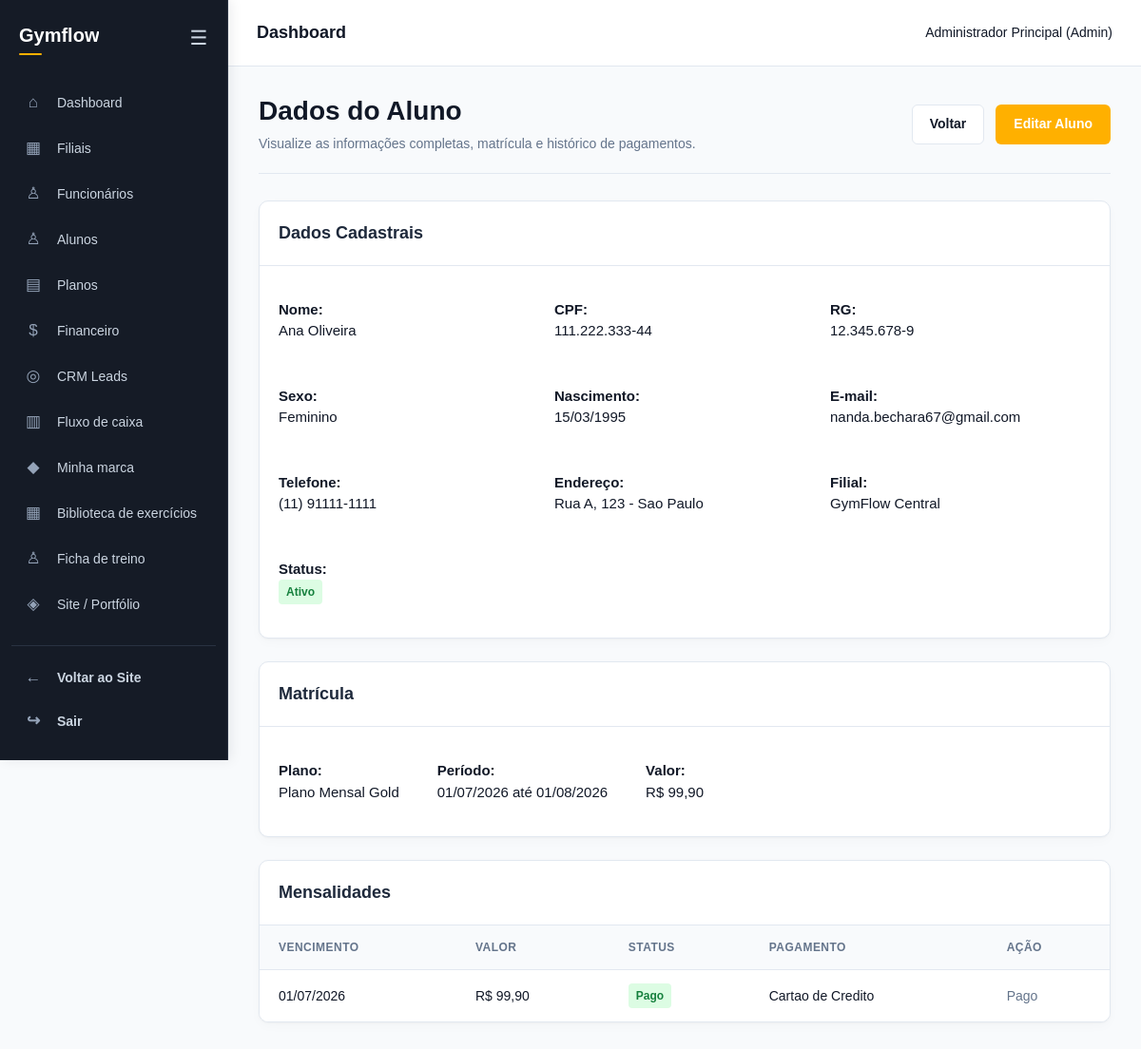
Screenshot of /app/controllers/AlunoController.php?acao=visualizar&id=1 (signed in) with the database file from the repository.
### tables this page shows
CREATE TABLE alunos (
    id INT AUTO_INCREMENT PRIMARY KEY,
    filial_id INT NOT NULL,
    professor_id INT DEFAULT NULL,
    nome VARCHAR(100) NOT NULL,
    cpf VARCHAR(14) NOT NULL UNIQUE,
    rg VARCHAR(20),
    sexo VARCHAR(15) NOT NULL,
    nascimento DATE NOT NULL,
    email VARCHAR(100) NOT NULL,
    telefone VARCHAR(15) NOT NULL,
    endereco TEXT,
    status VARCHAR(20) NOT NULL DEFAULT 'Ativo',
    criado_em DATETIME DEFAULT CURRENT_TIMESTAMP,
    FOREIGN KEY (filial_id) REFERENCES filiais(id) ON DELETE RESTRICT,
    FOREIGN KEY (professor_id) REFERENCES users(id) ON DELETE SET NULL
);

CREATE TABLE filiais (
    id INT AUTO_INCREMENT PRIMARY KEY,
    company_id INT NOT NULL,
    nome VARCHAR(100) NOT NULL,
    cnpj VARCHAR(18) NOT NULL,
    telefone VARCHAR(15) NOT NULL,
    endereco TEXT NULL,
    numero VARCHAR(20) NULL,
    complemento VARCHAR(100) NULL,
    email VARCHAR(100) NULL,
    responsavel VARCHAR(100) NOT NULL,
    ativo BOOLEAN NOT NULL DEFAULT TRUE,
    latitude DECIMAL(10,8) DEFAULT NULL,
    longitude DECIMAL(11,8) DEFAULT NULL,
    CONSTRAINT uq_filiais_cnpj UNIQUE (company_id, cnpj),
    FOREIGN KEY (company_id) REFERENCES companies(id) ON DELETE CASCADE
);

CREATE TABLE matriculas (
    id INT AUTO_INCREMENT PRIMARY KEY,
    aluno_id INT NOT NULL,
    plano_id INT NOT NULL,
    inicio DATE NOT NULL,
    fim DATE NOT NULL,
    valor NUMERIC(10, 2) NOT NULL CHECK (valor >= 0),
    desconto NUMERIC(10, 2) NOT NULL DEFAULT 0.00 CHECK (desconto >= 0),
    ativa BOOLEAN NOT NULL DEFAULT TRUE,
    CHECK (fim >= inicio),
    FOREIGN KEY (aluno_id) REFERENCES alunos(id) ON DELETE CASCADE,
    FOREIGN KEY (plano_id) REFERENCES planos(id) ON DELETE RESTRICT
);

CREATE TABLE planos (
    id INT AUTO_INCREMENT PRIMARY KEY,
    company_id INT NOT NULL,
    nome VARCHAR(100) NOT NULL,
    categoria VARCHAR(50) NOT NULL,
    valor NUMERIC(10, 2) NOT NULL CHECK (valor >= 0),
    duracao VARCHAR(20) NOT NULL,
    FOREIGN KEY (company_id) REFERENCES companies(id) ON DELETE CASCADE
);

CREATE TABLE contas (
    id INT AUTO_INCREMENT PRIMARY KEY,
    aluno_id INT NOT NULL,
    matricula_id INT NOT NULL,
    vencimento DATE NOT NULL,
    valor NUMERIC(10, 2) NOT NULL CHECK (valor >= 0),
    status VARCHAR(20) NOT NULL DEFAULT 'Aberto',
    forma_pagamento VARCHAR(30),
    pago_em TIMESTAMP NULL DEFAULT NULL,
    FOREIGN KEY (aluno_id) REFERENCES alunos(id) ON DELETE CASCADE,
    FOREIGN KEY (matricula_id) REFERENCES matriculas(id) ON DELETE CASCADE
);

### app/models/Aluno.php (called while the page is built, shortened)
<?php
require_once __DIR__ . '/Database.php';
$operacao = $operacao ?? '';
if ($operacao === 'listar') {
    $cpf = trim($cpf ?? '');
    $status = trim($status ?? '');
    $sql = "SELECT a.*, f.nome AS nome_filial FROM alunos a INNER JOIN filiais f ON f.id = a.filial_id WHERE f.company_id = :company_id";
    $parametros = [':company_id' => $_SESSION['company_id'] ?? 0];
    $role_logado = $_SESSION['usuario_role'] ?? '';
    $id_logado = $_SESSION['usuario_id'] ?? 0;
    if ($role_logado === 'Professor') {
        $sql .= " AND a.professor_id = :user_id";
        $parametros[':user_id'] = $id_logado;
    } elseif ($role_logado === 'Recepcao') {
        $sql .= " AND a.filial_id IN (SELECT filial_id FROM user_filiais WHERE user_id = :user_id)";
        $parametros[':user_id'] = $id_logado;
    }
    if ($cpf !== '') {
        $sql .= " AND a.cpf LIKE :cpf";
        $parametros[':cpf'] = "%$cpf%";
    }
    if ($status !== '') {
        $sql .= " AND a.status = :status";
        $parametros[':status'] = $status;
    }
    if (!empty($filial_id_filter)) {
        $sql .= " AND a.filial_id = :filial_id_filter";
        $parametros[':filial_id_filter'] = $filial_id_filter;
    }
    $sql .= " ORDER BY a.nome";
    $stmt = $pdo->prepare($sql);
    $stmt->execute($parametros);
    $alunos = $stmt->fetchAll();
}
elseif ($operacao === 'listar_filiais') {
    $company_id = $_SESSION['company_id'] ?? 0;
    $stmt = $pdo->prepare("SELECT id, nome FROM filiais WHERE ativo = TRUE AND company_id = ? ORDER BY nome");
    $stmt->execute([$company_id]);
    $filiais = $stmt->fetchAll();
}
elseif ($operacao === 'visualizar') {
    $id = (int) ($id ?? 0);
    $stmt = $pdo->prepare("SELECT a.*, f.nome AS nome_filial FROM alunos a INNER JOIN filiais f ON f.id = a.filial_id WHERE a.id = :id");
    $stmt->execute([':id' => $id]);
    $aluno = $stmt->fetch() ?: null;
    $stmt = $pdo->prepare("
        SELECT m.*, p.nome AS nome_plano, p.duracao
        FROM matriculas m
        INNER JOIN planos p ON p.id = m.plano_id
        WHERE m.aluno_id = :id AND m.ativa = TRUE
        ORDER BY m.id DESC
        LIMIT 1
    ");
    $stmt->execute([':id' => $id]);
    $matricula = $stmt->fetch() ?: false;
    $stmt = $pdo->prepare("SELECT * FROM contas WHERE aluno_id = :id ORDER BY vencimento DESC");
    $stmt->execute([':id' => $id]);
    $contas = $stmt->fetchAll();
}

### app/views/alunos/visualizar.php (the view, shortened to what this page needs)
<?php
include __DIR__ . '/../shared/header.php';
include __DIR__ . '/../shared/sidebar.php';
$rg = '';
if (isset($aluno['rg'])) {
    $rg = $aluno['rg'];
}
$endereco = '';
if (isset($aluno['endereco'])) {
    $endereco = $aluno['endereco'];
}
?>
<link rel="stylesheet" href="<?= BASE_URL ?>/assets/css/jorge-financeiro.css">
<main class="conteudo financeiro-page">
    <div class="fin-page-header">
        <div class="fin-header-info">
            <h1>Dados do Aluno</h1>
            <p>Visualize as informações completas, matrícula e histórico de pagamentos.</p>
        </div>
        <div class="fin-header-actions">
            <a href="<?= $baseUrl ?>?acao=listar" class="fin-btn fin-btn-secondary">Voltar</a>
            <a href="<?= $baseUrl ?>?acao=editar&id=<?= $aluno['id'] ?>" class="fin-btn fin-btn-primary">Editar Aluno</a>
        </div>
    </div>
    <section class="fin-table-card" style="margin-bottom: 24px;">
        <h3 class="titulo-secao">Dados Cadastrais</h3>
        <div style="padding: 20px; display: grid; grid-template-columns: repeat(auto-fit, minmax(250px, 1fr)); gap: 16px;">
            <p><strong>Nome:</strong> <br> <?= htmlspecialchars($aluno['nome']) ?></p>
            <p><strong>CPF:</strong> <br> <?= htmlspecialchars($aluno['cpf']) ?></p>
            <p><strong>RG:</strong> <br> <?= htmlspecialchars($rg) ?></p>
            <p><strong>Sexo:</strong> <br> <?= htmlspecialchars($aluno['sexo']) ?></p>
            <p><strong>Nascimento:</strong> <br> <?= date('d/m/Y', strtotime($aluno['nascimento'])) ?></p>
            <p><strong>E-mail:</strong> <br> <?= htmlspecialchars($aluno['email']) ?></p>
            <p><strong>Telefone:</strong> <br> <?= htmlspecialchars($aluno['telefone']) ?></p>
            <p><strong>Endereço:</strong> <br> <?= htmlspecialchars($endereco) ?></p>
            <p><strong>Filial:</strong> <br> <?= htmlspecialchars($aluno['nome_filial']) ?></p>
            <p><strong>Status:</strong> <br>
                <?php if ($aluno['status'] == 'Ativo'): ?>
                    <span class="etiqueta etiqueta-verde"><?= htmlspecialchars($aluno['status']) ?></span>
                <?php else: ?>
                    <span class="etiqueta etiqueta-vermelha"><?= htmlspecialchars($aluno['status']) ?></span>
                <?php endif; ?>
            </p>
        </div>
    </section>
    <section class="fin-table-card" style="margin-bottom: 24px;">
        <h3 class="titulo-secao">Matrícula</h3>
        <div style="padding: 20px;">
            <?php if ($matricula): ?>
                <div style="display: flex; gap: 40px; flex-wrap: wrap;">
                    <p><strong>Plano:</strong> <br> <?= htmlspecialchars($matricula['nome_plano']) ?></p>
                    <p><strong>Período:</strong> <br> <?= date('d/m/Y', strtotime($matricula['inicio'])) ?> até <?= date('d/m/Y', strtotime($matricula['fim'])) ?></p>
                    <p><strong>Valor:</strong> <br> R$ <?= number_format($matricula['valor'], 2, ',', '.') ?></p>
                </div>
            <?php endif; ?>
        </div>
    </section>
    <section class="fin-table-card">
        <h3 class="titulo-secao">Mensalidades</h3>
        <div class="fin-table-responsive">
            <table class="fin-table">
                <thead>
                    <tr>
                        <th>Vencimento</th>
                        <th>Valor</th>
                        <th>Status</th>
                        <th>Pagamento</th>
                        <th>Ação</th>
                    </tr>
                </thead>
                <tbody>
                    <?php foreach ($contas as $conta): ?>
                        <?php
                        $formaPagamento = 'Pendente';
                        if (isset($conta['forma_pagamento'])) {
                            $formaPagamento = $conta['forma_pagamento'];
                        }
                        ?>
                        <tr>
                            <td><?= date('d/m/Y', strtotime($conta['vencimento'])) ?></td>
                            <td>R$ <?= number_format($conta['valor'], 2, ',', '.') ?></td>
                            <td>
                                <?php if ($conta['status'] == 'Pago'): ?>
                                    <span class="etiqueta etiqueta-verde"><?= htmlspecialchars($conta['status']) ?></span>
                                <?php else: ?>
                                    <span class="etiqueta etiqueta-vermelha"><?= htmlspecialchars($conta['status']) ?></span>
                                <?php endif; ?>
                            </td>
                            <td><?= htmlspecialchars($formaPagamento) ?></td>
                            <td>
                                <?php if ($conta['status'] == 'Aberto'): ?>
                                    <form action="<?= $baseUrl ?>?acao=pagar" method="POST" style="margin: 0;">
                                        <input type="hidden" name="aluno_id" value="<?= $aluno['id'] ?>">
                                        <input type="hidden" name="conta_id" value="<?= $conta['id'] ?>">
                                        <button type="submit" class="fin-btn" style="background-color: #15803d; color: white; padding: 6px 12px; font-size: 12px;">
                                            Registrar Pagamento
                                        </button>
                                    </form>
                                <?php else: ?>
                                    <span style="color: #64748b; font-size: 14px;">Pago</span>
                                <?php endif; ?>
                            </td>
                        </tr>
                    <?php endforeach; ?>
                </tbody>
            </table>
        </div>
    </section>
</main>
<?php include __DIR__ . '/../shared/footer.php'; ?>

### assets/css/global.css (style rules this page uses)
:root { --cor-primaria: #ffb000; --cor-secundaria: #111827; --cor-sobre-primaria: #111827; --cor-sobre-secundaria: #ffffff; --cor-primaria-hover: color-mix(in srgb, var(--cor-primaria) 85%, #000000); --cor-primaria-suave: color-mix(in srgb, var(--cor-primaria) 12%, #ffffff); --cor-primaria-borda: color-mix(in srgb, var(--cor-primaria) 35%, #ffffff); --cor-branca: #ffffff; --cor-fundo: #ffffff; --cor-fundo-pagina: #f8fafc; --cor-superficie: #ffffff; --cor-superficie-secundaria: #f1f5f9; --cor-texto: #111827; --cor-texto-secundario: #64748b; --cor-texto-discreto: #94a3b8; --cor-borda: #e2e8f0; --cor-borda-forte: #cbd5e1; --cor-sucesso: #16a34a; --cor-sucesso-fundo: #f0fdf4; --cor-aviso: #d97706; --cor-aviso-fundo: #fffbeb; --cor-perigo: #dc2626; --cor-perigo-fundo: #fef2f2; --cor-info: #2563eb; --cor-info-fundo: #eff6ff; --ui-fundo-pagina: var(--cor-fundo-pagina); --ui-fundo-card: var(--cor-superficie); --ui-texto: var(--cor-texto); --ui-texto-suave: var(--cor-texto-secundario); --ui-borda: var(--cor-borda); --ui-raio-sm: 6px; --ui-raio-md: 10px; --ui-raio-lg: 12px; --ui-raio-xl: 16px; --ui-sombra-card: 0 1px 2px rgba(15, 23, 42, 0.03), 0 4px 12px rgba(15, 23, 42, 0.025); --ui-sombra-hover: 0 3px 6px rgba(15, 23, 42, 0.04), 0 10px 20px rgba(15, 23, 42, 0.045); --ui-transicao: 0.2s ease; --ui-botao-fundo: var(--cor-primaria); --ui-botao-fundo-hover: var(--cor-primaria-hover); --ui-botao-texto: var(--cor-sobre-primaria); --ui-input-fundo: var(--cor-superficie); --ui-input-texto: var(--cor-texto); --ui-input-borda: var(--cor-borda); --ui-input-foco: var(--cor-primaria); --fin-primary: var(--cor-primaria); --fin-primary-dark: var(--cor-primaria-hover); }
*, *::before, *::after { box-sizing: border-box; }
html { -webkit-text-size-adjust: 100%; }
body { margin: 0; min-height: 100vh; font-family: Arial, Helvetica, sans-serif; font-size: 15px; line-height: 1.5; background-color: var(--cor-fundo); color: var(--cor-texto); }
h1, h2, h3, h4 { margin-top: 0; color: var(--cor-texto); }
h1 { font-size: 28px; }
h3 { font-size: 18px; }
p { line-height: 1.5; }
a { color: var(--cor-primaria); text-decoration: none; transition: color var(--ui-transicao); }
table { width: 100%; border-collapse: collapse; background-color: var(--cor-superficie); }
th, td { padding: 10px; text-align: left; border-bottom: 1px solid var(--ui-borda); }
th { background-color: var(--cor-superficie-secundaria); color: var(--ui-texto); }
td { color: var(--ui-texto); }

### assets/css/layout.css (style rules this page uses)
:root { --layout-sidebar-largura: 240px; --layout-sidebar-recolhida: 72px; --layout-header-altura: 70px; --sidebar-fundo: #151b26; --sidebar-fundo-hover: #202938; --sidebar-borda: #293241; --sidebar-texto: #cbd5e1; --sidebar-texto-forte: #ffffff; --sidebar-texto-suave: #94a3b8; --sidebar-scrollbar: #374151; --sidebar-destaque: var(--cor-primaria, #ffb000); --sidebar-destaque-suave: color-mix(in srgb, var(--sidebar-destaque) 12%, var(--sidebar-fundo)); --header-fundo: #ffffff; --header-texto: #111827; --header-texto-suave: #64748b; --header-borda: #e2e8f0; --layout-transicao: 0.3s ease; }
body { margin: 0; margin-left: var(--layout-sidebar-largura); min-height: 100vh; background-color: var(--ui-fundo-pagina, #f8fafc); color: var(--ui-texto, #111827); font-family: Arial, Helvetica, sans-serif; font-size: 15px; transition: margin-left var(--layout-transicao); }
main, .conteudo, .main-content { min-width: 0; padding: 25px 30px; box-sizing: border-box; }

### app/views/alunos/visualizar.php (style rules this page uses)
.titulo-secao { padding: 20px; border-bottom: 1px solid #e2e8f0; margin: 0; color: #1e293b; }
.etiqueta { display: inline-block; padding: 4px 8px; border-radius: 4px; font-size: 12px; font-weight: bold; }
.etiqueta-verde { background-color: #dcfce3; color: #15803d; }

### rows the page displays
alunos: nome "Ana Oliveira", cpf "111.222.333-44", rg "12.345.678-9", sexo "Feminino", nascimento "15/03/1995", email "nanda.bechara67@gmail.com", telefone "(11) 91111-1111", endereco "Rua A, 123 - Sao Paulo", filial.nome "GymFlow Central", status "Ativo"
matriculas: plano.nome "Plano Mensal Gold", inicio "01/07/2026", fim "01/08/2026", valor "99,90"
contas: vencimento "01/07/2026", valor "99,90", status "Pago", forma_pagamento "Cartao de Credito"

### other values shown
$escapar($titulo) "Dashboard"
$escapar($usuario) "Administrador Principal"
$escapar($role) "Admin"
$nomePainel "Gymflow"
